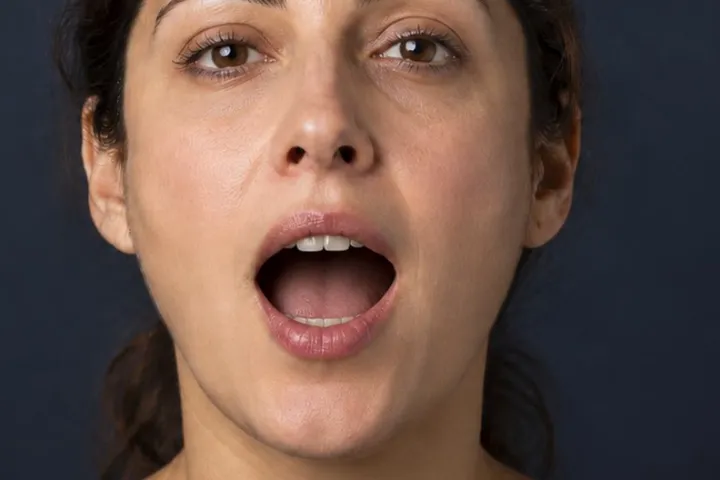
#> input picture assets/art/guide-yawn.webp, 720 x 480 px, given in place of approved-logo-20261028-mobile.png, which was not available
$ python make_art.py
#> lines starting #> are read from the running program, lines starting #| are printed output that depends on the picture
"""One-off crop/resize/compress of approved app assets. Requires Pillow, never used by build.py."""
from pathlib import Path
import argparse
import shutil
from PIL import Image

ROOT = Path(__file__).resolve().parents[2]
DEFAULT_SOURCE = Path(r"C:\Users\Administrator\dev\passaggio-build\wt-volume-redline-20261102")


def save(image, path, quality, max_kb):
    path.parent.mkdir(parents=True, exist_ok=True)
    while True:
        image.save(path, quality=quality, **({"method": 6} if path.suffix == ".webp" else {}))
        if path.stat().st_size <= max_kb * 1000:
            print(f"{path.relative_to(ROOT)}: {image.width}x{image.height}, quality {quality}, {path.stat().st_size:,} bytes")
            return
        if quality == 60:
            raise RuntimeError(f"{path.name}: {path.stat().st_size} bytes exceeds {max_kb} KB at quality 60")
        quality = max(60, quality - 5)


def main():
    parser = argparse.ArgumentParser(description=__doc__)
    parser.add_argument("--source", type=Path, default=DEFAULT_SOURCE)
    source = parser.parse_args().source
    out = ROOT / "assets/art"
    resample = Image.Resampling.LANCZOS
    with Image.open(source / "assets/branding/approved/approved-logo-20261028-mobile.png") as original:
#> original is the input picture: PIL image 720x480 RGB; mean R, G, B 102.7, 80.3, 71.7
        logo = original.convert("RGB")
        for width, height, limit in ((1467, 605, 140), (960, 396, 70), (480, 198, 25)):
            save(logo.resize((width, height), resample), out / f"logo-{width}.webp", 82, limit)
#> this loop made 3 passes
#> pass 1, in save, `image.save(path, quality=quality, **({"method": 6} if path.suffix == "..`:
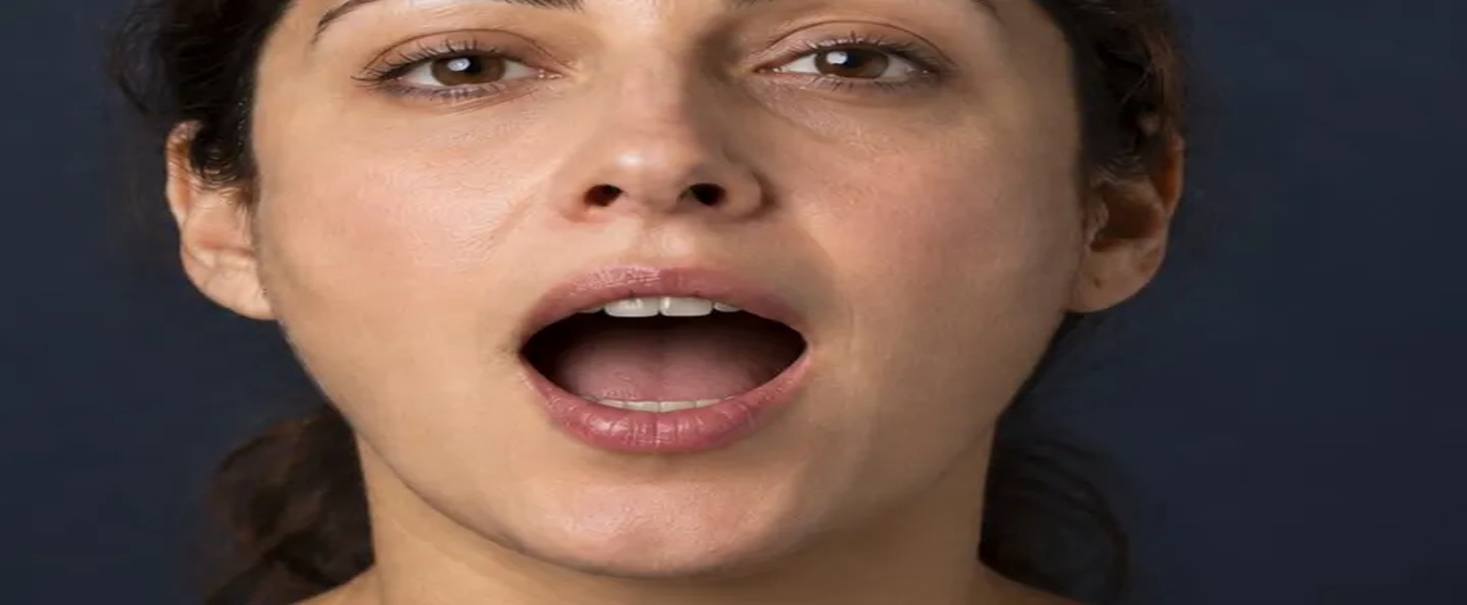
#> saved as logo-1467.webp: PIL image 1467x605 RGB; mean R, G, B 102.7, 80.3, 71.7
        og = Image.new("RGB", (1200, 630), "#000000")
#> og: PIL image 1200x630 RGB; every value is 0
        resized = logo.resize((1200, round(logo.height * 1200 / logo.width)), resample)
        og.paste(resized, (0, (630 - resized.height) // 2))
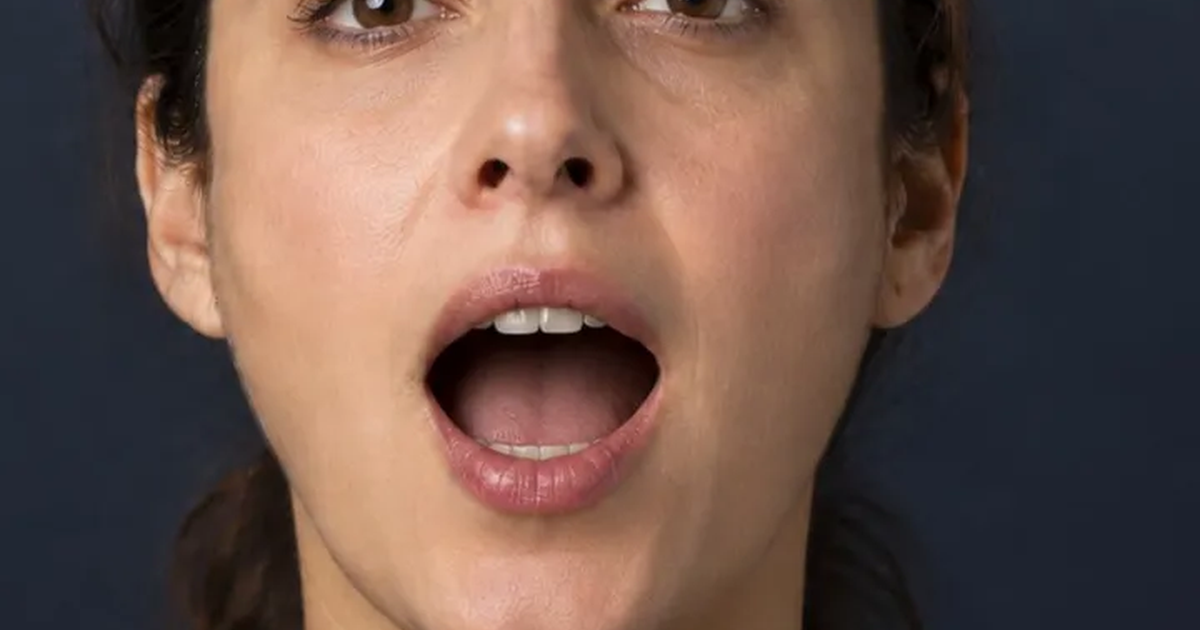
#> og: PIL image 1200x630 RGB; mean R, G, B 106, 82.7, 74.3
        save(og, out / "logo-og.jpg", 85, 90)
    for name, filename, top in (("home", "01-home.jpg", 90), ("lesson-intro", "02-lesson-intro.jpg", 70), ("lesson", "03-lesson-running.jpg", 60)):
        with Image.open(source / "docs/design/s25-review-2026-10-29" / filename) as image:
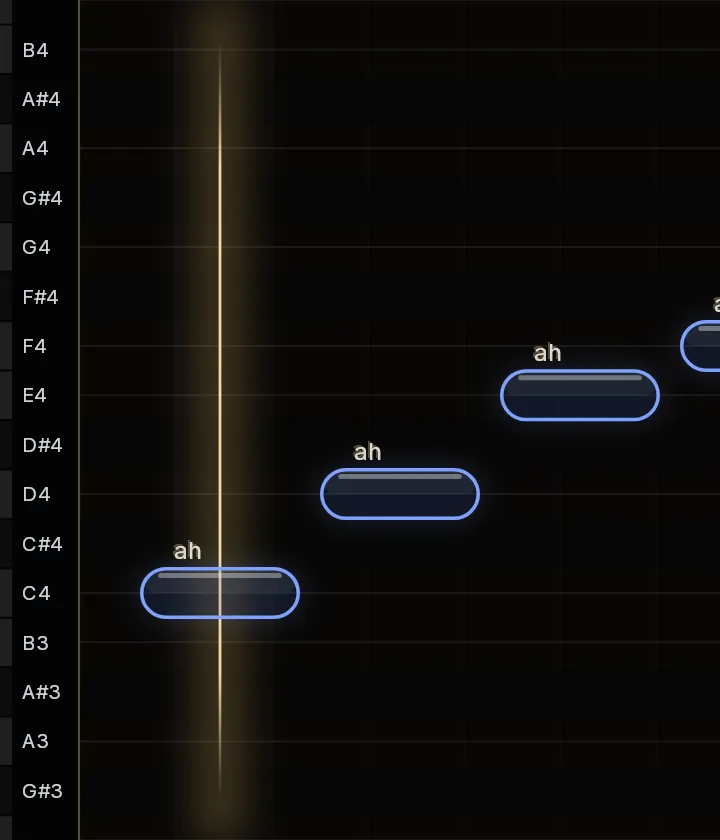
#> input picture assets/art/lane-component.webp, 720 x 840 px, given in place of 01-home.jpg, which was not available
#> image is the input picture: PIL image 720x840 RGB; mean R, G, B 15.2, 14.3, 13
#> (the run stopped early here; a loop or call above may not have finished)
